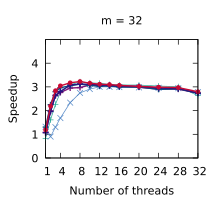

This figure's gnuplot source:
set title "m = 32"
set terminal pdf size 2.2,2.0
set output "./results/Compactions_n___4,194,304,_m___32.pdf"
set key off
set xrange [1:32]
set xtics (1, 4, 8, 12, 16, 20, 24, 28, 32)
set xlabel "Number of threads"
set yrange [0:5]
set ytics (0, 1, 2, 3, 4)
set ylabel "Speedup"
plot './results/Compactions_n___4,194,304,_m___32.dat' using 1:2 title "Outer parallelism" pointsize 0.7 lw 1 pt 1 linecolor rgb "#24A793" with linespoints, \
  './results/Compactions_n___4,194,304,_m___32.dat' using 1:3 title "Inner parallelism" pointsize 0.7 lw 1 pt 2 linecolor rgb "#5287C6" with linespoints, \
  './results/Compactions_n___4,194,304,_m___32.dat' using 1:4 title "Multi-atomics 64 1 4" pointsize 0.7 lw 2 pt 1 linecolor rgb "#801478" with linespoints, \
  './results/Compactions_n___4,194,304,_m___32.dat' using 1:5 title "Multi-atomics 2 64 1 4" pointsize 0.7 lw 2 pt 1 linecolor rgb "#0A5080" with linespoints, \
  './results/Compactions_n___4,194,304,_m___32.dat' using 1:6 title "Multi-atomics 3 64 1 4" pointsize 0.7 lw 2 pt 1 linecolor rgb "#281480" with linespoints, \
  './results/Compactions_n___4,194,304,_m___32.dat' using 1:7 title "WorkAssisting 4" pointsize 0.4 lw 2 pt 7 linecolor rgb "#C80A35" with linespoints
